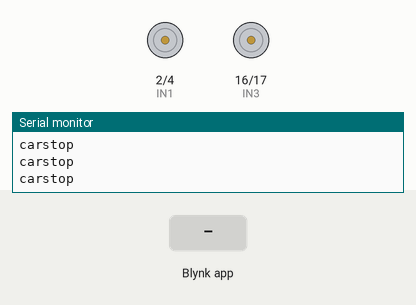
Recording of a sketch running on a simulated ESP32. Parts: motor-driver pin pairs drawn as motors (green arrow = first pin HIGH = forward, orange = second pin HIGH = backward, longer = more drive, scaled by the enable pin), the last lines printed to the serial monitor. The inputs (shaded band) are chosen by the test bench. WiFi joins after 1.5 s; servers stay silent unless stated.

Above: at 3.0 s.
3.1 s: Blynk app writes 1 to V0
At 3.6 s:
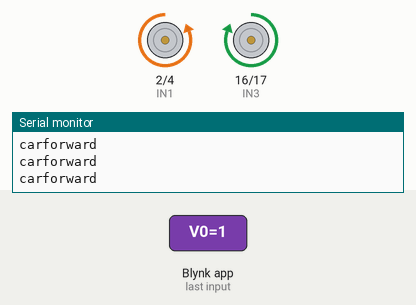
4.6 s: Blynk app writes 0 to V0
At 5.8 s:
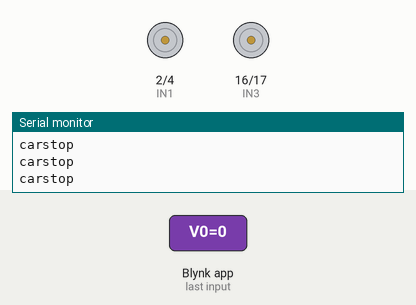
6.1 s: Blynk app writes 1 to V1
At 7.1 s:
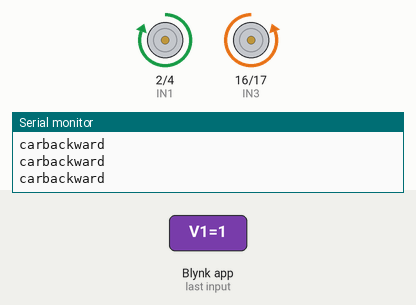
7.6 s: Blynk app writes 0 to V4
At 8.3 s:
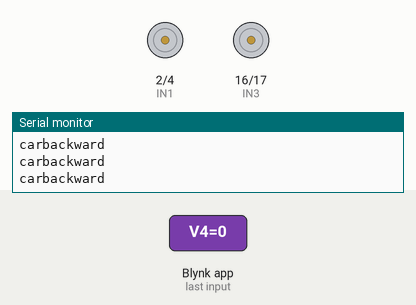
9.1 s: Blynk app writes 200 to V0
10.6 s: Blynk app writes 200 to V4
At 11.8 s:
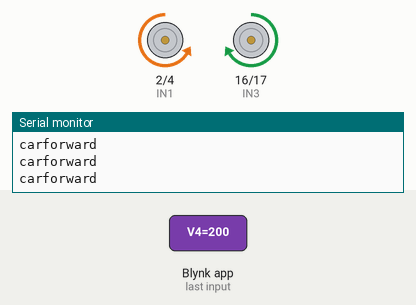
Timing chart, 0 to 13.1 s (numbered marks = the images above; inputs shaded):
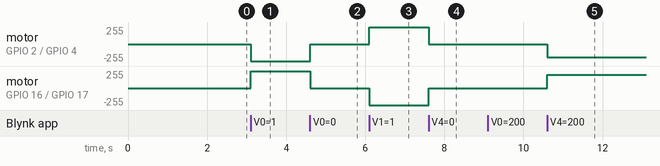

The sketch:

wifi_car_with_esp32AndBlynk.ino
```cpp
#define BLYNK_TEMPLATE_ID "TMPL6ZN0QdfoU" //Blynk Template ID
#define BLYNK_TEMPLATE_NAME "Wifi Car"    //Blynk Template Name

#define BLYNK_PRINT Serial
#include <WiFi.h>               // Library WiFi untuk ESP32
#include <BlynkSimpleEsp32.h>  // Library Blynk untuk ESP32

// Motor PINs (sesuaikan dengan GPIO ESP32)
#define ENA 18    // Pin Enable untuk Motor A
#define IN1 2     // Pin Input 1 untuk Motor A
#define IN2 4     // Pin Input 2 untuk Motor A
#define IN3 16    // Pin Input 1 untuk Motor B
#define IN4 17    // Pin Input 2 untuk Motor B
#define ENB 5     // Pin Enable untuk Motor B
// int siren = 12;  // Pin Enable untuk Siren

// Variabel untuk kontrol arah motor
bool forward = 0;
bool backward = 0;
bool left = 0;
bool right = 0;
int Speed = 255;  // Nilai default kecepatan motor (0 - 255)

char auth[] = "HeR-Ws1udySY-CTBeywQ6yQ8SGHp63hl"; // Masukkan Blynk Auth Token
char ssid[] = "NS";                           // Masukkan SSID WiFi
char pass[] = "niken123";                    // Masukkan Password WiFi

void setup() {
  Serial.begin(9600);
  pinMode(ENA, OUTPUT);
  pinMode(IN1, OUTPUT);
  pinMode(IN2, OUTPUT);
  pinMode(IN3, OUTPUT);
  pinMode(IN4, OUTPUT);
  pinMode(ENB, OUTPUT);

  Blynk.begin(auth, ssid, pass);
}

BLYNK_WRITE(V0) {
  forward = param.asInt();
}

BLYNK_WRITE(V1) {
  backward = param.asInt();
}

BLYNK_WRITE(V2) {
  left = param.asInt();
}

BLYNK_WRITE(V3) {
  right = param.asInt();
}

BLYNK_WRITE(V4) {
  Speed = param.asInt();
}

void smartcar() {
  if (forward == 1) {
    carforward();
    Serial.println("carforward");
  } else if (backward == 1) {
    carbackward();
    Serial.println("carbackward");
  } else if (left == 1) {
    carturnleft();
    Serial.println("carfleft");
  } else if (right == 1) {
    carturnright();
    Serial.println("carright");
  } else if (forward == 0 && backward == 0 && left == 0 && right == 0) {
    carStop();
    Serial.println("carstop");
  }
}
void loop() {
  Blynk.run();
  smartcar();
}

void carforward() {
  analogWrite(ENA, Speed);
  analogWrite(ENB, Speed);
  digitalWrite(IN1, LOW);
  digitalWrite(IN2, HIGH);
  digitalWrite(IN3, HIGH);
  digitalWrite(IN4, LOW);
}
void carbackward() {
  analogWrite(ENA, Speed);
  analogWrite(ENB, Speed);
  digitalWrite(IN1, HIGH);
  digitalWrite(IN2, LOW);
  digitalWrite(IN3, LOW);
  digitalWrite(IN4, HIGH);
}
void carturnleft() {
  analogWrite(ENA, Speed);
  analogWrite(ENB, Speed);
  digitalWrite(IN1, HIGH);
  digitalWrite(IN2, LOW);
  digitalWrite(IN3, HIGH);
  digitalWrite(IN4, LOW);
}
void carturnright() {
  analogWrite(ENA, Speed);
  analogWrite(ENB, Speed);
  digitalWrite(IN1, LOW);
  digitalWrite(IN2, HIGH);
  digitalWrite(IN3, LOW);
  digitalWrite(IN4, HIGH);
}
void carStop() {
  digitalWrite(IN1, LOW);
  digitalWrite(IN2, LOW);
  digitalWrite(IN3, LOW);
  digitalWrite(IN4, LOW);
}
```

Measured:
- after the input at 3.1 s, motor on GPIO 2 (IN1) / GPIO 4 (IN2): stopped → backward 255/255 at once; motor on GPIO 16 (IN3) / GPIO 17 (IN4): stopped → forward 255/255 at once
- after the input at 4.6 s, motor on GPIO 2 (IN1) / GPIO 4 (IN2): backward 255/255 → stopped at once; motor on GPIO 16 (IN3) / GPIO 17 (IN4): forward 255/255 → stopped at once
- after the input at 6.1 s, motor on GPIO 2 (IN1) / GPIO 4 (IN2): stopped → forward 255/255 at once; motor on GPIO 16 (IN3) / GPIO 17 (IN4): stopped → backward 255/255 at once
- after the input at 7.6 s, motor on GPIO 2 (IN1) / GPIO 4 (IN2): forward 255/255 → stopped at once; motor on GPIO 16 (IN3) / GPIO 17 (IN4): backward 255/255 → stopped at once
- after the input at 10.6 s, motor on GPIO 2 (IN1) / GPIO 4 (IN2): stopped → backward 200/255 at once; motor on GPIO 16 (IN3) / GPIO 17 (IN4): stopped → forward 200/255 at once
